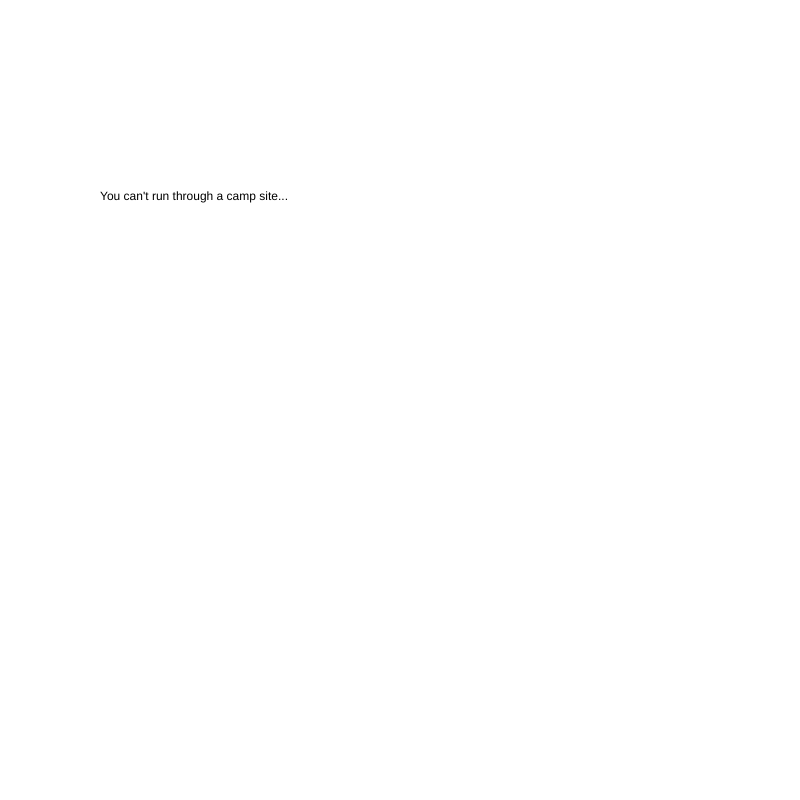
Frame 1 (no input)
Frame 60 (no input): identical to frame 1, image omitted
Frame 120 (the mouse pressed at the canvas centre since frame 60): identical to frame 1, image omitted

The p5.js sketch that drew this single still picture (run headless with seeded random() and noise() and a simulated clock; from frame 60 on, the mouse is pressed at the canvas centre):

// p5.js sketch
// ── sketch.js

var myState = 0;
var myTimer = 0;
function setup() {
  // put setup code here
  createCanvas(800,800);
}

function draw() {

  switch(myState){
    case 0:
    background("white")
    text("You can't run through a camp site...", 100, 200);
    myTimer++ ;
    if (myTimer >=200) {
      myTimer = 0 ;
      myState = 1;
    }
    break;

    case 1:
    background("yellow")
    myTimer++
    if (myTimer >=200) {
      myTimer = 0 ;
      myState = 2;
    }
    text("You can only ran because it's past tents.", 100, 200);
    break;

    case 2:
    background("pink")
    myTimer++
    if (myTimer >=200) {
      myTimer = 0 ;
      myState = 0;
    }
    text(":(", 100, 200);
    break;
  }
}
